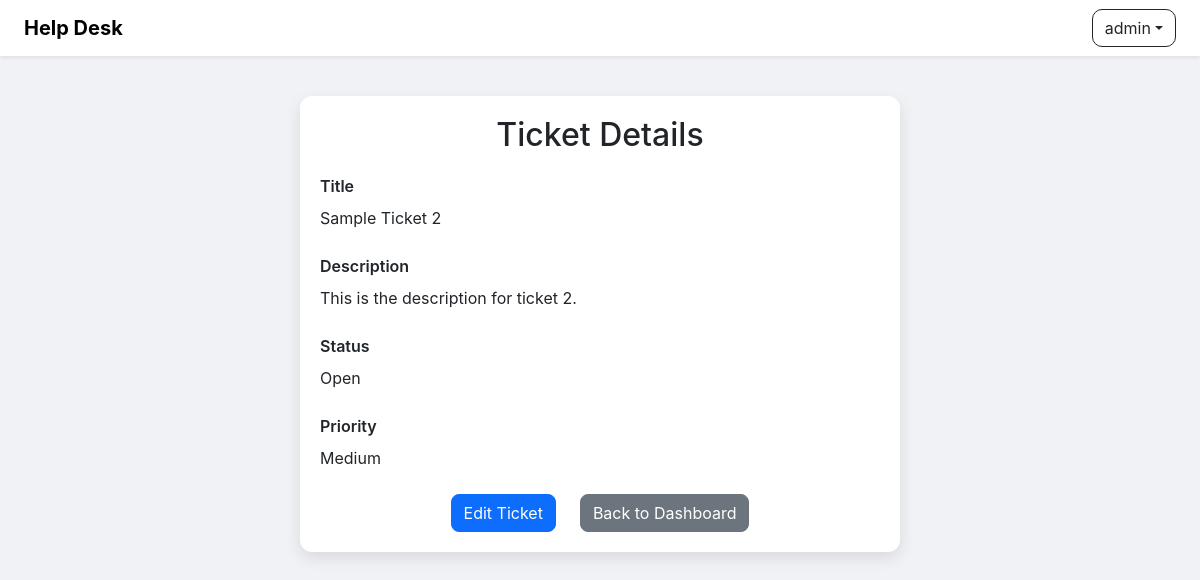
Before: /view_ticket/2 (signed in) with the older database file.
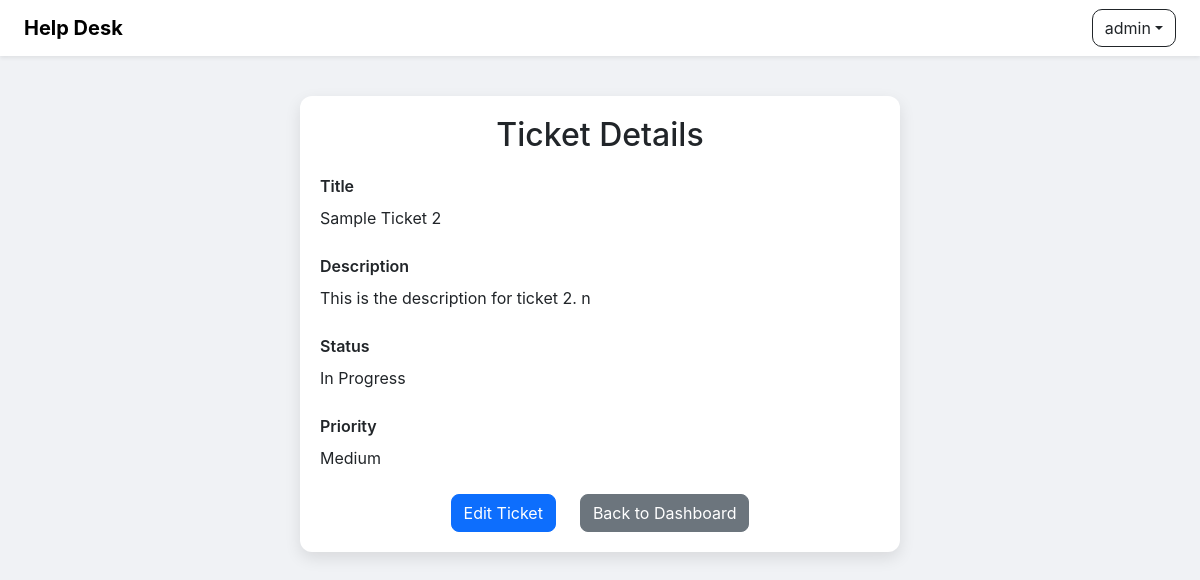
After: the same page with the newer database file.
### models.py (models this page shows)
class Ticket(db.Model):
    id = db.Column(db.Integer, primary_key=True)
    title = db.Column(db.String(200), nullable=False)
    description = db.Column(db.Text, nullable=False)
    priority = db.Column(db.String(20), default="Medium")
    status = db.Column(db.String(20), default="Open")
    user_id = db.Column(db.Integer, db.ForeignKey('user.id'), nullable=False)
    user = db.relationship('User', backref='tickets')
    created_at = db.Column(db.DateTime, default=db.func.current_timestamp())
    is_deleted = db.Column(db.Boolean, default=False)

### app.py (the view)
@app.route('/view_ticket/<int:ticket_id>')
@login_required
def view_ticket(ticket_id):
    ticket = Ticket.query.get_or_404(ticket_id)
    if not (current_user.is_admin() or ticket.user_id == current_user.id):
        abort(403)  # Proper 403 instead of silent redirect (OWASP A01)
    return render_template('view_ticket.html', ticket=ticket)

### app.py (called while the page is built)
@login_manager.user_loader
def load_user(user_id):
    return db.session.get(User, int(user_id))

@app.after_request
def set_security_headers(response):
    response.headers['X-Frame-Options'] = 'DENY'  # Stops the app being embedded in iframes (clickjacking)
    response.headers['X-Content-Type-Options'] = 'nosniff'  # Stops browsers guessing file types
    response.headers['Referrer-Policy'] = 'strict-origin-when-cross-origin'  # Limits URL info shared with third parties
    response.headers['Strict-Transport-Security'] = 'max-age=31536000; includeSubDomains'  # Forces HTTPS on live deployment
    response.headers['Content-Security-Policy'] = (
        "default-src 'self'; "
        "script-src 'self' cdn.jsdelivr.net; "
        "style-src 'self' cdn.jsdelivr.net; "
        "font-src 'self' cdn.jsdelivr.net; "
        "img-src 'self' data:; "
        "object-src 'none';"
    )
    return response

### models.py (called while the page is built)
    def is_admin(self):
        return self.role == 'admin'

### templates/view_ticket.html (shortened to what this page needs)
<!DOCTYPE html>
<html lang="en">
<head>
    <link rel="stylesheet" href="https://cdn.jsdelivr.net/npm/bootstrap@5.3.0/dist/css/bootstrap.min.css">
    <link rel="stylesheet" href="{{ url_for('static', filename='css/style.css') }}">
</head>
<body>
    {% include "navbar.html" %}
    <div class="container page-card">
        <h2>Ticket Details</h2>
        <div class="ticket-detail">
            <div class="label-title">Title</div>
            <div>{{ ticket.title }}</div>
        </div>
        <div class="ticket-detail">
            <div class="label-title">Description</div>
            <div class="preserve-lines">{{ ticket.description }}</div>
        </div>
        <div class="ticket-detail">
            <div class="label-title">Status</div>
            <div>{{ ticket.status }}</div>
        </div>
        <div class="ticket-detail">
            <div class="label-title">Priority</div>
            <div>{{ ticket.priority }}</div>
        </div>
        <div class="d-flex gap-4 justify-content-center">
            <a href="{{ url_for('edit_ticket', ticket_id=ticket.id) }}" class="btn btn-primary">Edit Ticket</a>
            <a href="{{ url_for('dashboard') }}" class="btn btn-secondary">Back to Dashboard</a>
        </div>
    </div>
</body>
</html>

Changed rows visible on the page:
changed Ticket "Sample Ticket 2": description "This is the description for ticket 2." → "This is the description for ticket 2. n"; status "Open" → "In Progress"
